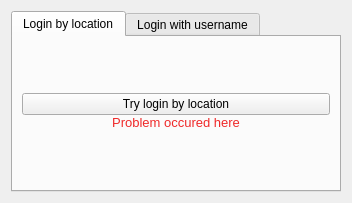
<?xml version="1.0" encoding="UTF-8"?>
<ui version="4.0">
 <class>Form</class>
 <widget class="QWidget" name="Form">
  <property name="geometry">
   <rect>
    <x>0</x>
    <y>0</y>
    <width>348</width>
    <height>199</height>
   </rect>
  </property>
  <property name="maximumSize">
   <size>
    <width>348</width>
    <height>199</height>
   </size>
  </property>
  <property name="windowTitle">
   <string>Form</string>
  </property>
  <layout class="QHBoxLayout" name="horizontalLayout">
   <item>
    <widget class="QTabWidget" name="tabWidget">
     <property name="minimumSize">
      <size>
       <width>330</width>
       <height>181</height>
      </size>
     </property>
     <property name="maximumSize">
      <size>
       <width>330</width>
       <height>181</height>
      </size>
     </property>
     <property name="currentIndex">
      <number>0</number>
     </property>
     <widget class="QWidget" name="tab">
      <property name="maximumSize">
       <size>
        <width>16777215</width>
        <height>148</height>
       </size>
      </property>
      <attribute name="title">
       <string>Login by location</string>
      </attribute>
      <layout class="QVBoxLayout" name="verticalLayout">
       <property name="spacing">
        <number>0</number>
       </property>
       <item>
        <spacer name="verticalSpacer_2">
         <property name="orientation">
          <enum>Qt::Vertical</enum>
         </property>
         <property name="sizeHint" stdset="0">
          <size>
           <width>20</width>
           <height>40</height>
          </size>
         </property>
        </spacer>
       </item>
       <item>
        <widget class="QPushButton" name="loc_btn">
         <property name="text">
          <string>Try login by location</string>
         </property>
        </widget>
       </item>
       <item>
        <widget class="QLabel" name="loc_error">
         <property name="palette">
          <palette>
           <active>
            <colorrole role="WindowText">
             <brush brushstyle="SolidPattern">
              <color alpha="255">
               <red>239</red>
               <green>41</green>
               <blue>41</blue>
              </color>
             </brush>
            </colorrole>
           </active>
           <inactive>
            <colorrole role="WindowText">
             <brush brushstyle="SolidPattern">
              <color alpha="255">
               <red>239</red>
               <green>41</green>
               <blue>41</blue>
              </color>
             </brush>
            </colorrole>
           </inactive>
           <disabled>
            <colorrole role="WindowText">
             <brush brushstyle="SolidPattern">
              <color alpha="255">
               <red>190</red>
               <green>190</green>
               <blue>190</blue>
              </color>
             </brush>
            </colorrole>
           </disabled>
          </palette>
         </property>
         <property name="font">
          <font>
           <pointsize>10</pointsize>
          </font>
         </property>
         <property name="text">
          <string>Problem occured here</string>
         </property>
         <property name="alignment">
          <set>Qt::AlignCenter</set>
         </property>
        </widget>
       </item>
       <item>
        <spacer name="verticalSpacer">
         <property name="orientation">
          <enum>Qt::Vertical</enum>
         </property>
         <property name="sizeHint" stdset="0">
          <size>
           <width>20</width>
           <height>40</height>
          </size>
         </property>
        </spacer>
       </item>
      </layout>
     </widget>
     <widget class="QWidget" name="tab_2">
      <attribute name="title">
       <string>Login with username</string>
      </attribute>
      <layout class="QVBoxLayout" name="verticalLayout_2">
       <item>
        <layout class="QFormLayout" name="formLayout">
         <item row="0" column="0">
          <widget class="QLabel" name="label">
           <property name="text">
            <string>Username:</string>
           </property>
          </widget>
         </item>
         <item row="0" column="1">
          <widget class="QLineEdit" name="username">
           <property name="minimumSize">
            <size>
             <width>0</width>
             <height>15</height>
            </size>
           </property>
           <property name="clearButtonEnabled">
            <bool>true</bool>
           </property>
          </widget>
         </item>
         <item row="2" column="0">
          <widget class="QLabel" name="label_2">
           <property name="text">
            <string>Password:</string>
           </property>
          </widget>
         </item>
         <item row="2" column="1">
          <widget class="QLineEdit" name="password">
           <property name="minimumSize">
            <size>
             <width>0</width>
             <height>15</height>
            </size>
           </property>
           <property name="echoMode">
            <enum>QLineEdit::Password</enum>
           </property>
           <property name="clearButtonEnabled">
            <bool>true</bool>
           </property>
          </widget>
         </item>
         <item row="1" column="1">
          <widget class="QLabel" name="user_error">
           <property name="palette">
            <palette>
             <active>
              <colorrole role="WindowText">
               <brush brushstyle="SolidPattern">
                <color alpha="255">
                 <red>239</red>
                 <green>41</green>
                 <blue>41</blue>
                </color>
               </brush>
              </colorrole>
             </active>
             <inactive>
              <colorrole role="WindowText">
               <brush brushstyle="SolidPattern">
                <color alpha="255">
                 <red>239</red>
                 <green>41</green>
                 <blue>41</blue>
                </color>
               </brush>
              </colorrole>
             </inactive>
             <disabled>
              <colorrole role="WindowText">
               <brush brushstyle="SolidPattern">
                <color alpha="255">
                 <red>190</red>
                 <green>190</green>
                 <blue>190</blue>
                </color>
               </brush>
              </colorrole>
             </disabled>
            </palette>
           </property>
           <property name="font">
            <font>
             <pointsize>10</pointsize>
            </font>
           </property>
           <property name="text">
            <string>TextLabel</string>
           </property>
          </widget>
         </item>
         <item row="3" column="1">
          <widget class="QLabel" name="password_error">
           <property name="palette">
            <palette>
             <active>
              <colorrole role="WindowText">
               <brush brushstyle="SolidPattern">
                <color alpha="255">
                 <red>239</red>
                 <green>41</green>
                 <blue>41</blue>
                </color>
               </brush>
              </colorrole>
             </active>
             <inactive>
              <colorrole role="WindowText">
               <brush brushstyle="SolidPattern">
                <color alpha="255">
                 <red>239</red>
                 <green>41</green>
                 <blue>41</blue>
                </color>
               </brush>
              </colorrole>
             </inactive>
             <disabled>
              <colorrole role="WindowText">
               <brush brushstyle="SolidPattern">
                <color alpha="255">
                 <red>190</red>
                 <green>190</green>
                 <blue>190</blue>
                </color>
               </brush>
              </colorrole>
             </disabled>
            </palette>
           </property>
           <property name="font">
            <font>
             <pointsize>10</pointsize>
            </font>
           </property>
           <property name="text">
            <string>TextLabel</string>
           </property>
          </widget>
         </item>
        </layout>
       </item>
       <item>
        <widget class="QPushButton" name="user_btn">
         <property name="text">
          <string>Login with credentials</string>
         </property>
        </widget>
       </item>
      </layout>
     </widget>
    </widget>
   </item>
  </layout>
 </widget>
 <resources/>
 <connections/>
</ui>
